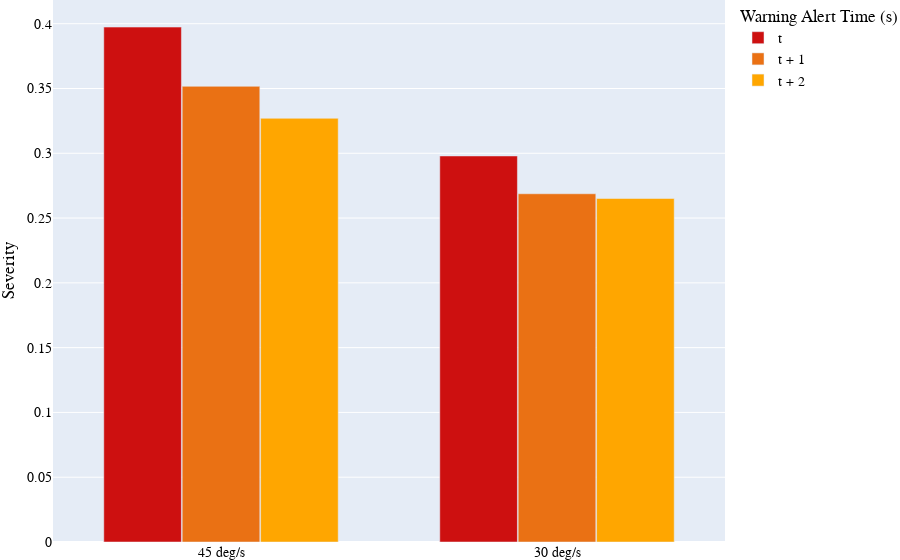

Notebook code cell kept with this figure:
### Code cell
#tal=['$t_{al}=5 s$', '$t_{al}=6 s$', '$t_{al}=7 s$']
#al1=['$t_{al}=6 s$', '$t_{al}=7 s$', '$t_{al}=8 s$']
t2=['45 deg/s', '30 deg/s']
q= [np.mean(St6tr45h0_mean_max),np.mean(St7tr30h0_mean_max)]
r= [np.mean(St7tr45h0_mean_max),np.mean(St8tr30h0_mean_max)]
t = [np.mean(St8tr45h0_mean_max),np.mean(St9tr30h0_mean_max) ] 
fig = go.Figure(data=[
    go.Bar(name="t", x=t2, y=q, marker={'color':'#cd1010'}),
    go.Bar(name='t + 1', x=t2, y=r,marker={'color':'#ea7114'}),
    go.Bar(name='t + 2', x=t2, y=t,marker={'color':'#ffa600'})
])
# Change the bar mode
fig.update_layout(barmode='group', bargap=0.3, bargroupgap=0.01,margin=go.layout.Margin(
        l=0, #left margin
        r=0, #right margin
        b=0, #bottom margin
        t=0  #top margin
    ),
    xaxis_tickfont_size=14,
    yaxis_tickfont_size=14,             
    #title="Average Maximum Severity wrt Warning Alert Level", title_x=0.45, 
    #xaxis_title="Time (s)",              
    yaxis_title="Severity",
    legend_title="Warning Alert Time (s)",
    font=dict(
        family="Roboto Mono",
        size=14,
        color="Black"
    )
)

fig.write_image("images/al_low_tr.pdf")
fig.show()

### Figure 1 — Plotly figure (JSON) as saved in the notebook; plotly's stock layout.template omitted (floating-point values rounded to 4 significant figures)
{"data": [{"marker": {"color": "#cd1010"}, "name": "t", "type": "bar", "x": ["45 deg/s", "30 deg/s"], "y": [0.3974, 0.2979]}, {"marker": {"color": "#ea7114"}, "name": "t + 1", "type": "bar", "x": ["45 deg/s", "30 deg/s"], "y": [0.3517, 0.2687]}, {"marker": {"color": "#ffa600"}, "name": "t + 2", "type": "bar", "x": ["45 deg/s", "30 deg/s"], "y": [0.327, 0.2651]}], "layout": {"autosize": true, "bargap": 0.3, "bargroupgap": 0.01, "barmode": "group", "font": {"color": "Black", "family": "Roboto Mono", "size": 14}, "legend": {"title": {"text": "Warning Alert Time (s)"}}, "margin": {"b": 0, "l": 0, "r": 0, "t": 0}, "xaxis": {"autorange": true, "range": [-0.5, 1.5], "tickfont": {"size": 14}, "type": "category"}, "yaxis": {"autorange": true, "range": [0, 0.4183], "tickfont": {"size": 14}, "title": {"text": "Severity"}, "type": "linear"}}}
